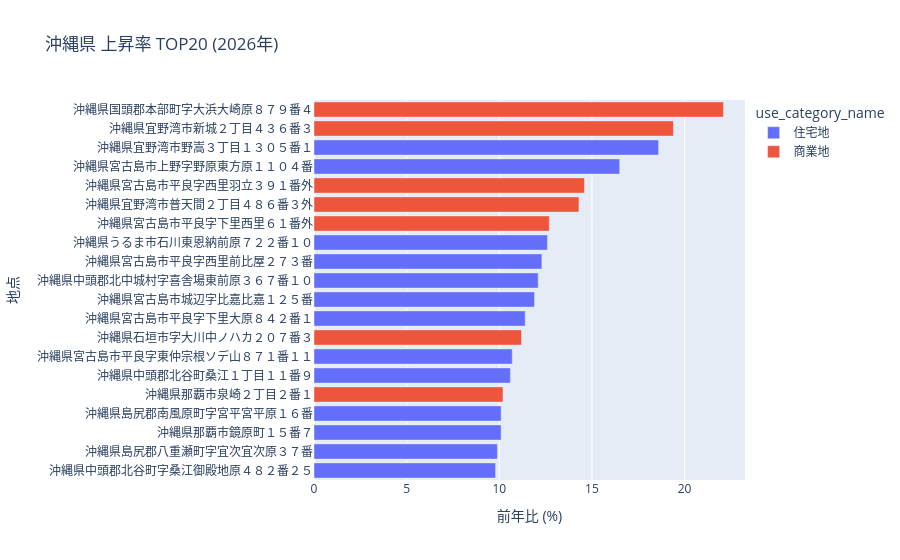

Notebook source saved alongside this figure:
### Markdown cell above
## 7. 沖縄県 上昇率ランキング

### Code cell
# 沖縄県 上昇率ランキング
import db as _db
import pandas as pd
from config import PROCESSED_DIR
from analytics import compute_yoy_rankings
import plotly.express as px

# DBから取得 → なければ全Parquetから絞り込む
df_okinawa_all = pd.DataFrame()
if conn is not None:
    df_okinawa_all = _db.read_land_prices(conn, filters={"prefecture_code": "47"})

if df_okinawa_all.empty:
    _pqs = sorted(PROCESSED_DIR.glob("land_prices_y*_pc0.parquet"))
    _dfs = []
    for p in _pqs:
        _tmp = pd.read_parquet(p)
        _filtered = _tmp[_tmp["prefecture_code"] == "47"]
        if not _filtered.empty:
            _dfs.append(_filtered)
    df_okinawa_all = pd.concat(_dfs, ignore_index=True) if _dfs else pd.DataFrame()
    if not df_okinawa_all.empty:
        print(f"✓ Parquet から沖縄データ {len(df_okinawa_all):,} 件ロード")

if df_okinawa_all.empty:
    print("沖縄データがありません。01_sync_and_normalize.ipynb で PREF_CODE='47' を実行してください。")
else:
    OKI_YEAR = df_okinawa_all["year"].max()
    print(f"沖縄データ: {len(df_okinawa_all):,} 件 / 最新年: {OKI_YEAR}")
    oki_up = compute_yoy_rankings(df_okinawa_all, top_n=30, ascending=False, year=OKI_YEAR)

    if oki_up.empty:
        print("前年比データがありません（yoy_change_pct がすべて NaN）")
    else:
        display(oki_up[["location_text", "city_name", "use_category_name",
                         "price_yen_per_sqm", "yoy_change_pct"]].head(20))

        fig = px.bar(
            oki_up.head(20).sort_values("yoy_change_pct"),
            x="yoy_change_pct", y="location_text",
            orientation="h",
            color="use_category_name",
            title=f"沖縄県 上昇率 TOP20 ({OKI_YEAR}年)",
            labels={"yoy_change_pct": "前年比 (%)", "location_text": "地点"},
        )
        fig.update_layout(yaxis={"categoryorder": "total ascending"})
        fig.show()

### Figure 1 — Plotly figure (JSON) as saved in the notebook; plotly's stock layout.template omitted (floating-point values rounded to 4 significant figures)
{"data": [{"hovertemplate": "use_category_name=住宅地<br>前年比 (%)=%{x}<br>地点=%{y}<extra></extra>", "legendgroup": "住宅地", "marker": {"color": "#636efa", "pattern": {"shape": ""}}, "name": "住宅地", "orientation": "h", "showlegend": true, "textposition": "auto", "type": "bar", "x": [9.8, 9.9, 10.1, 10.1, 10.6, 10.7, 11.4, 11.9, 12.1, 12.3, 12.6, 16.5, 18.6], "xaxis": "x", "y": ["沖縄県中頭郡北谷町字桑江御殿地原４８２番２５", "沖縄県島尻郡八重瀬町字宜次宜次原３７番", "沖縄県那覇市鏡原町１５番７", "沖縄県島尻郡南風原町字宮平宮平原１６番", "沖縄県中頭郡北谷町桑江１丁目１１番９", "沖縄県宮古島市平良字東仲宗根ソデ山８７１番１１", "沖縄県宮古島市平良字下里大原８４２番１", "沖縄県宮古島市城辺字比嘉比嘉１２５番", "沖縄県中頭郡北中城村字喜舎場東前原３６７番１０", "沖縄県宮古島市平良字西里前比屋２７３番", "沖縄県うるま市石川東恩納前原７２２番１０", "沖縄県宮古島市上野字野原東方原１１０４番", "沖縄県宜野湾市野嵩３丁目１３０５番１"], "yaxis": "y"}, {"hovertemplate": "use_category_name=商業地<br>前年比 (%)=%{x}<br>地点=%{y}<extra></extra>", "legendgroup": "商業地", "marker": {"color": "#EF553B", "pattern": {"shape": ""}}, "name": "商業地", "orientation": "h", "showlegend": true, "textposition": "auto", "type": "bar", "x": [10.2, 11.2, 12.7, 14.3, 14.6, 19.4, 22.1], "xaxis": "x", "y": ["沖縄県那覇市泉崎２丁目２番１", "沖縄県石垣市字大川中ノハカ２０７番３", "沖縄県宮古島市平良字下里西里６１番外", "沖縄県宜野湾市普天間２丁目４８６番３外", "沖縄県宮古島市平良字西里羽立３９１番外", "沖縄県宜野湾市新城２丁目４３６番３", "沖縄県国頭郡本部町字大浜大崎原８７９番４"], "yaxis": "y"}], "layout": {"barmode": "relative", "legend": {"title": {"text": "use_category_name"}, "tracegroupgap": 0}, "title": {"text": "沖縄県 上昇率 TOP20 (2026年)"}, "xaxis": {"anchor": "y", "domain": [0, 1], "title": {"text": "前年比 (%)"}}, "yaxis": {"anchor": "x", "categoryorder": "total ascending", "domain": [0, 1], "title": {"text": "地点"}}}}
